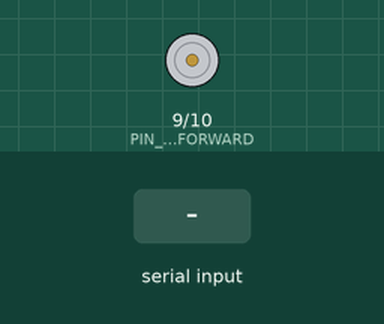
This sketch was run on a simulated Arduino Uno, built with avr-gcc and run on an emulated ATmega328P. Shown: motor-driver pin pairs drawn as motors (green arrow = first pin HIGH = forward, orange = second pin HIGH = backward, longer = more drive). The test bench sets the inputs (shaded band).

Above: at 1.2 s.
1.3 s: "f" received over Serial
At 2.2 s:
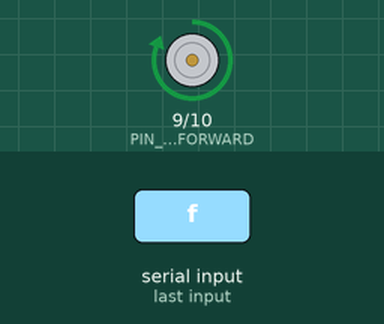
2.9 s: "b" received over Serial
At 3.4 s:
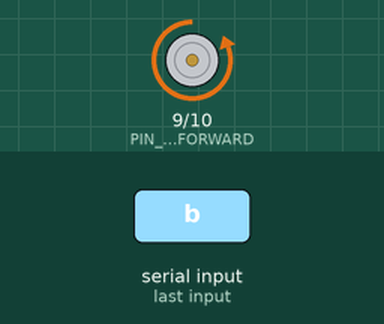
4.5 s: "1" received over Serial
At 5.9 s:
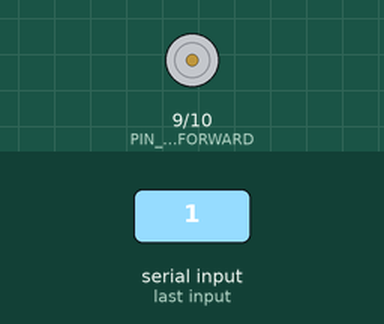
Timing chart, 0 to 7.5 s (numbered marks = the images above; inputs shaded):
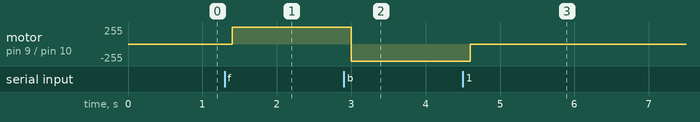

Measured:
- after the input at 1.3 s, motor on pin 9 (PIN_LEFT_FORWARD) / pin 10 (PIN_LEFT_BACKWARD): stopped → forward 255/255 after 0.10 s
- after the input at 2.9 s, motor on pin 9 (PIN_LEFT_FORWARD) / pin 10 (PIN_LEFT_BACKWARD): forward 255/255 → backward 255/255 after 0.10 s
- after the input at 4.5 s, motor on pin 9 (PIN_LEFT_FORWARD) / pin 10 (PIN_LEFT_BACKWARD): backward 255/255 → stopped after 0.10 s

The sketch:

serial.ino
```cpp
#define PIN_LEFT_FORWARD 9
#define PIN_LEFT_BACKWARD 10

char cmd;

void setup() {
  // put your setup code here, to run once:
  pinMode(PIN_LEFT_FORWARD, OUTPUT);
  pinMode(PIN_LEFT_BACKWARD, OUTPUT);
  Serial.begin(9600);
}

void motorForward() {
  digitalWrite(PIN_LEFT_FORWARD, HIGH);
  digitalWrite(PIN_LEFT_BACKWARD, LOW);
}

void motorBackward() {
  digitalWrite(PIN_LEFT_FORWARD, LOW);
  digitalWrite(PIN_LEFT_BACKWARD, HIGH);
}

void motorStop() {
  digitalWrite(PIN_LEFT_FORWARD, LOW);
  digitalWrite(PIN_LEFT_BACKWARD, LOW);
}

void loop() {
  // 컴퓨터로부터 시리얼 통신이 전송되면, 한줄씩 읽어와서 cmd 변수에 입력
  if(Serial.available()){
    cmd = Serial.read();

    if(cmd=='f'){
      motorForward();
    }
    else if(cmd=='b'){
      motorBackward();
    }
    else {
      motorStop();
    }
  }
  delay(100);
}
```
